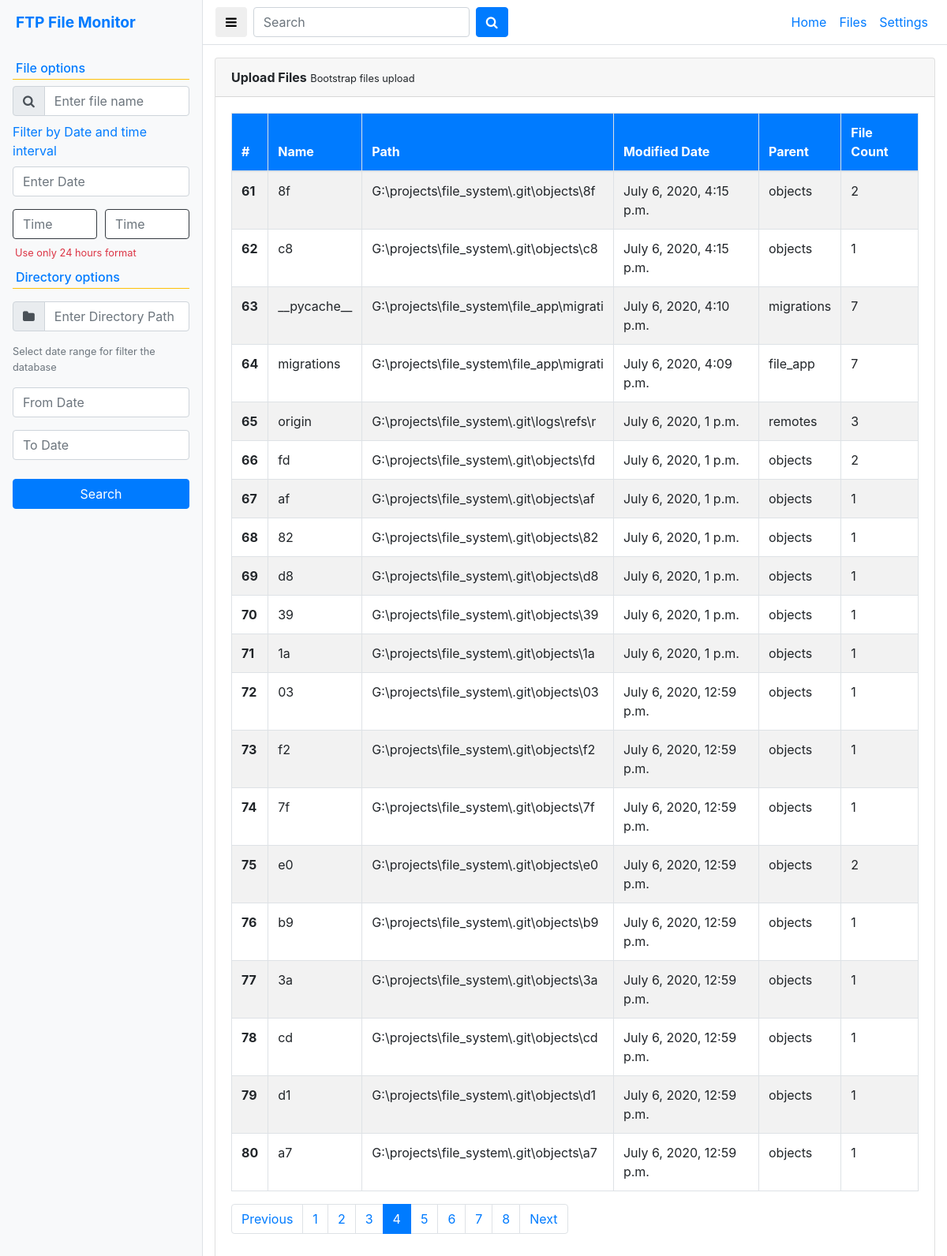
/?page=4, run on the app's committed database.
### file_app/models.py (models this page shows)
class Folder(models.Model):
	name 				= models.CharField(max_length=200)
	path 				= models.CharField(max_length=999, unique=True)
	date_modified		= models.DateTimeField(auto_now=False, auto_now_add=False)
	size				= models.CharField(max_length=50)
	updated_at			= models.DateTimeField(auto_now_add=True)
	parent				= models.ForeignKey(
							'self',
							blank=True,
							null=True ,
							on_delete=models.CASCADE,
							related_name='children')
	def __str__(self):
		return self.name
	class Meta:
		unique_together = [['path', 'parent']]

### file_app/views.py (the view)
# urls.py: path('', home, name="home"),
def home(request):
	folders = Folder.objects.all().order_by('-date_modified')
	page = request.GET.get('page', 1)
	paginator = Paginator(folders, 20)
	try:
		folders = paginator.page(page)
	except PageNotAnInteger:
		folders = paginator.page(1)
	except EmptyPage:
		folders = paginator.page(paginator.num_pages)
	return render(request, 'index.html', {'folders':folders})

### file_app/views.py (called while the page is built)
@register.filter
def count_file(folder):
	file = File.objects.filter(path=folder)
	return len(file)

### templates/index.html
{% extends "base.html" %}
{% block content %}
<div class="card mt-3 mb-3">
  <div class="card-header"><strong>Upload Files</strong> <small>Bootstrap files upload</small></div>
  <div class="card-body">
    <table class="table table-striped table-hover table-bordered">
      <thead>
        <tr class="bg-primary text-white">
          <th scope="col">#</th>
          <th scope="col">Name</th>
          <th scope="col">Path</th>
          <th scope="col">Modified Date</th>
          <th scope="col">Parent</th>
          <th scope="col">File Count</th>
        </tr>
      </thead>
      <tbody>
        {% for folder in folders%}
        <tr>
          <th scope="row">{{forloop.counter0|add:folders.start_index}}</th>
          <td>{{folder.name|slice:":30"}}</td>
          <td>{{folder.path|slice:":40"}}</td>
          <td>{{folder.date_modified}}</td>
          <td>{{folder.parent}}</td>
          <td>{{folder.id|count_file}}</td>
        </tr>
        {% endfor %}
      </tbody>
    </table>
{% if folders.has_other_pages %}
<nav aria-label="...">
  <ul class="pagination">
    {% if folders.has_previous %}
    <li class="page-item"><a class="page-link" href="?page={{ folders.previous_page_number }}">Previous</a></li>
    {% else %}
    <li class="page-item disabled">
      <a class="page-link" href="#" tabindex="-1" aria-disabled="true">Previous</a>
    </li>
    {% endif %}
    {% for i in folders.paginator.page_range %}
      {% if folders.number == i %}
    <li class="page-item active" aria-current="page">
      <a class="page-link" href="#">{{ i }}<span class="sr-only">(current)</span></a>
    </li>
    {% elif i > folders.number|add:'-5' and i < folders.number|add:'5' %}
    <li class="page-item"><a class="page-link" href="?page={{ i }}">{{ i }}</a></li>
    {% endif %}
    {% endfor %}
    {% if folders.has_next %}
    <li class="page-item">
      <a class="page-link" href="?page={{ folders.next_page_number }}">Next</a>
    </li>
    {% else %}
    <li class="page-item disabled">
      <a class="page-link" href="#" tabindex="-1" aria-disabled="true">Next</a>
    </li>
    {% endif %}
  </ul>
</nav>
{% endif %}
  </div>
</div>
{% endblock content %}

### data on the page
Folder: name "8f", path "G:\\projects\\file_system\\.git\\objects\\8f", date_modified "July 6, 2020, 4:15 p.m.", parent "objects", id|count_file "2"
Folder: name "c8", path "G:\\projects\\file_system\\.git\\objects\\c8", date_modified "July 6, 2020, 4:15 p.m.", parent "objects", id|count_file "1"
Folder: name "__pycache__", path "G:\\projects\\file_system\\file_app\\migrati", date_modified "July 6, 2020, 4:10 p.m.", parent "migrations", id|count_file "7"
Folder: name "migrations", path "G:\\projects\\file_system\\file_app\\migrati", date_modified "July 6, 2020, 4:09 p.m.", parent "file_app", id|count_file "7"
Folder: name "origin", path "G:\\projects\\file_system\\.git\\logs\\refs\\r", date_modified "July 6, 2020, 1 p.m.", parent "remotes", id|count_file "3"
Folder: name "fd", path "G:\\projects\\file_system\\.git\\objects\\fd", date_modified "July 6, 2020, 1 p.m.", parent "objects", id|count_file "2"
Folder: name "af", path "G:\\projects\\file_system\\.git\\objects\\af", date_modified "July 6, 2020, 1 p.m.", parent "objects", id|count_file "1"
Folder: name "82", path "G:\\projects\\file_system\\.git\\objects\\82", date_modified "July 6, 2020, 1 p.m.", parent "objects", id|count_file "1"
Folder: name "d8", path "G:\\projects\\file_system\\.git\\objects\\d8", date_modified "July 6, 2020, 1 p.m.", parent "objects", id|count_file "1"
Folder: name "39", path "G:\\projects\\file_system\\.git\\objects\\39", date_modified "July 6, 2020, 1 p.m.", parent "objects", id|count_file "1"
Folder: name "1a", path "G:\\projects\\file_system\\.git\\objects\\1a", date_modified "July 6, 2020, 1 p.m.", parent "objects", id|count_file "1"
Folder: name "03", path "G:\\projects\\file_system\\.git\\objects\\03", date_modified "July 6, 2020, 12:59 p.m.", parent "objects", id|count_file "1"
Folder: name "f2", path "G:\\projects\\file_system\\.git\\objects\\f2", date_modified "July 6, 2020, 12:59 p.m.", parent "objects", id|count_file "1"
Folder: name "7f", path "G:\\projects\\file_system\\.git\\objects\\7f", date_modified "July 6, 2020, 12:59 p.m.", parent "objects", id|count_file "1"
Folder: name "e0", path "G:\\projects\\file_system\\.git\\objects\\e0", date_modified "July 6, 2020, 12:59 p.m.", parent "objects", id|count_file "2"
Folder: name "b9", path "G:\\projects\\file_system\\.git\\objects\\b9", date_modified "July 6, 2020, 12:59 p.m.", parent "objects", id|count_file "1"
Folder: name "3a", path "G:\\projects\\file_system\\.git\\objects\\3a", date_modified "July 6, 2020, 12:59 p.m.", parent "objects", id|count_file "1"
Folder: name "cd", path "G:\\projects\\file_system\\.git\\objects\\cd", date_modified "July 6, 2020, 12:59 p.m.", parent "objects", id|count_file "1"
Folder: name "d1", path "G:\\projects\\file_system\\.git\\objects\\d1", date_modified "July 6, 2020, 12:59 p.m.", parent "objects", id|count_file "1"
Folder: name "a7", path "G:\\projects\\file_system\\.git\\objects\\a7", date_modified "July 6, 2020, 12:59 p.m.", parent "objects", id|count_file "1"

### other printed values
{{ i }} "1" "2" "3" "5" "6" "7" "8"
{{ i }} "4"
